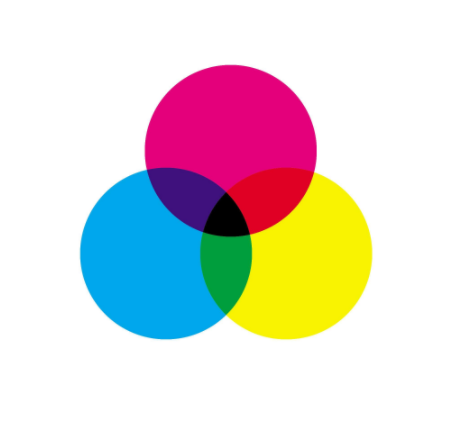
#> input picture cv1/jj.PNG, 462 x 441 px
$ python cv_3.py
#> lines starting #> are read from the running program, lines starting #| are printed output that depends on the picture
# -*- coding: utf-8 -*-
from matplotlib import pyplot as plt
import matplotlib.image as mpimg
import numpy as np
import cv2

img = cv2.imread('jj.PNG',0)
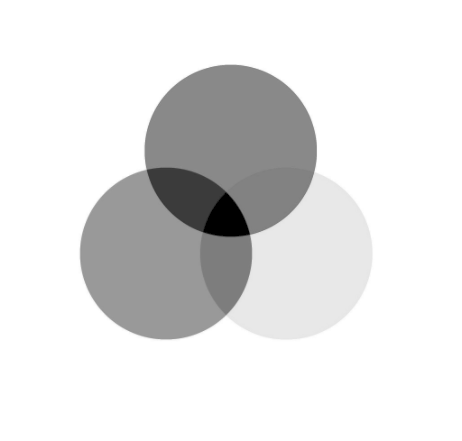
#> img: shape (441, 462); min 0, max 255, mean 227.6
plt.imshow(img,cmap = 'gray',interpolation = 'bicubic')
plt.xticks([]),plt.yticks([])   #去除x、y轴标签值
plt.show()
